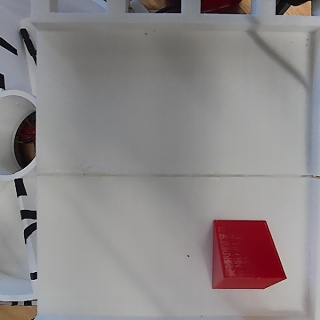
#> input picture _shot_camera.jpg, 320 x 320 px
$ python -i prelabel_main.py   (imports and definitions only)   (older library calls are emulated)
#> lines starting #> are read from the running program, lines starting #| are printed output that depends on the picture; after the words box and inside, x2 and y2 are one past the last pixel; in counts of white or black regions, pixels touching at a corner belong together
#> further down, picture is the input picture: shape (320, 320, 3); mean B, G, R 136.9, 136.3, 141.3
#!/usr/bin/env python3
"""主相机（MaixCAM 俯视）新数据的**预标注初稿** + 逐帧质检（先标不训）。

主相机域与 v11 训练域一致，所以这里可以直接用 v11 预标（与副相机不同）。

## 逐帧质检（不合格的帧不标注，单独列清单）

| 判据 | 阈值 | 说明 |
|---|---|---|
| v11 检出数（conf≥0.35） | ≥ 1 | 0 件 ⇒ 空台/手挡/位姿不对 |
| 清晰度 laplacian | ≥ 120 | 手贴镜头/运动模糊会被刷掉 |
| 白托盘占宽 | 25% ~ 100% | 太低 ⇒ 托盘没进画面 |
| 亮度均值 | 40 ~ 250 | 全黑/过曝 |

## 产物

    <out>/labels/<帧>.txt       YOLO（class 顺序 = cube,cuboid,cylinder,pentagonal_prism,cone,tetrahedron）
    <out>/annotated/<帧>.jpg    可视化
    <out>/review_sheet_*.jpg    每 4 帧一张复核图
    <out>/rejected.txt          被刷掉的帧 + 原因
    <out>/curated/              通过质检的原始帧副本（可选）

## 用法

    python prelabel_main.py _dataset_main_20261030 --out _labels_main/20261030 [--copy-curated]
"""

from __future__ import annotations

import argparse
import glob
import os
import shutil

import cv2
import numpy as np

CLASSES = ["cube", "cuboid", "cylinder", "pentagonal_prism", "cone", "tetrahedron"]
BOX_COLORS = {"cube": (60, 230, 60), "cuboid": (60, 200, 255), "cylinder": (80, 80, 255),
              "pentagonal_prism": (235, 80, 235), "cone": (255, 210, 40),
              "tetrahedron": (40, 255, 255)}
CONF_KEEP = 0.35
SHARP_MIN = 120.0
W_MIN = 0.25
MEAN_RANGE = (40.0, 250.0)


def tray_width(img):
    h, w = img.shape[:2]
#> h = 320; w = 320
    hsv = cv2.cvtColor(img, cv2.COLOR_BGR2HSV)
#> hsv: shape (320, 320, 3); mean H, S, V 56.7, 20.1, 143.4
    m = cv2.inRange(hsv, np.array((0, 0, 150), np.uint8), np.array((179, 60, 255), np.uint8))
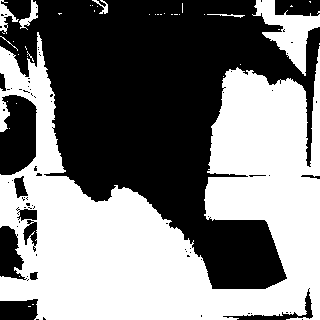
#> m: shape (320, 320); 49.1% white; 41 white regions (34 under 20 px), largest, box (x1, y1, x2, y2) and area: (0, 32, 320, 320) 47602, (252, 0, 320, 76) 2019, (0, 0, 19, 34) 230
    k = cv2.getStructuringElement(cv2.MORPH_ELLIPSE, (25, 25))
    m = cv2.morphologyEx(m, cv2.MORPH_CLOSE, k, 2)
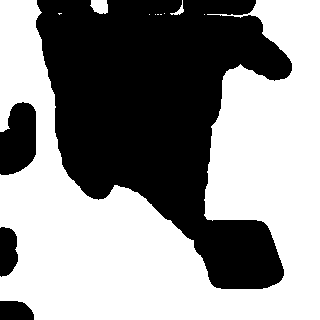
#> m: shape (320, 320); 55.8% white; 4 black regions, box (x1, y1, x2, y2) and area: (36, 0, 292, 289) 41862, (0, 102, 36, 175) 2098, (0, 227, 18, 277) 744, (0, 301, 34, 320) 571
    m = cv2.morphologyEx(m, cv2.MORPH_OPEN, k, 1)
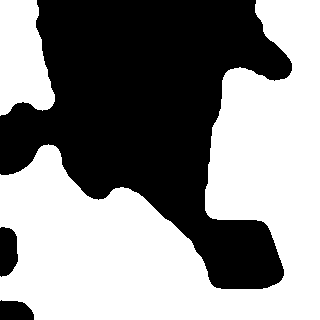
#> m: shape (320, 320); 54.4% white; 3 black regions
    cs, _ = cv2.findContours(m, cv2.RETR_EXTERNAL, cv2.CHAIN_APPROX_SIMPLE)
#> cs = 2 contours; box (x1, y1, x2, y2) and area: (0, 0, 320, 320) 50116, (0, 0, 55, 116) 4647
    if not cs:
        return None
    c = max(cs, key=cv2.contourArea)
#> c = contour of 349 points, box (x1, y1, x2, y2) (0, 0, 320, 320), area 50116
    if cv2.contourArea(c) < 0.02 * w * h:
        return None
    x, y, bw, bh = cv2.boundingRect(c)
#> x = 0; y = 0; bw = 320; bh = 320
    return bw / w


# [119 lines left out: function main, not called in this run]


# [2 lines not run here, left out]

>>> import cv2
>>> picture = cv2.imread('../_shot_camera.jpg')
>>> result = tray_width(picture)
#> result = 1
